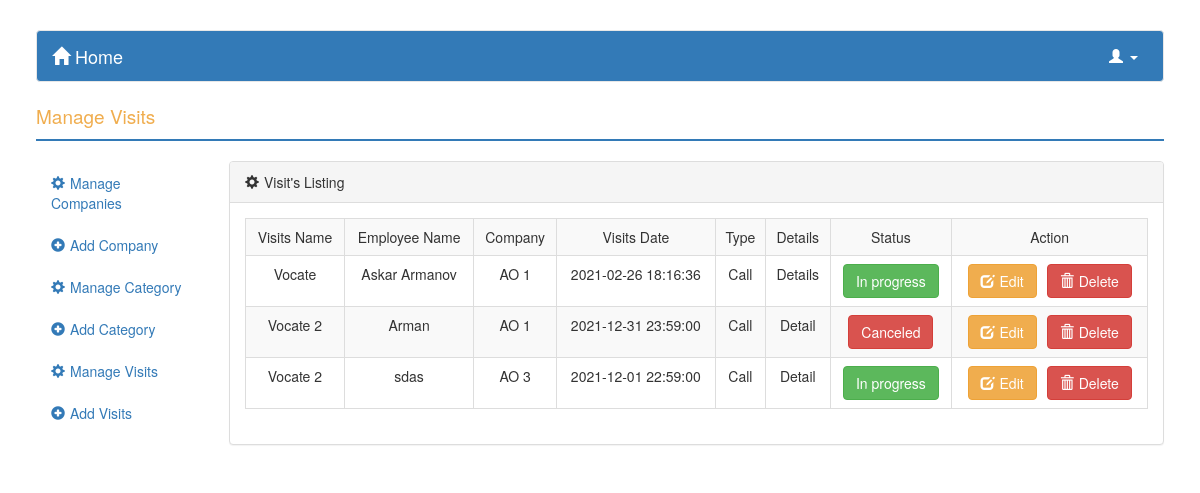
Page /admin/pages/visits.php (signed in) on the committed database.
### tables this page shows
CREATE TABLE IF NOT EXISTS `visits` (
  `visit_id` int(11) NOT NULL AUTO_INCREMENT,
  `visits_name` varchar(200) NOT NULL,
  `status` int(11) NOT NULL,
  `type` int(11) NOT NULL,
  `employee_name` varchar(200) NOT NULL,
  `details` varchar(200) NOT NULL,
  `visits_date` datetime NOT NULL,
  `company_id` int(11) NOT NULL,
  PRIMARY KEY (`visit_id`)
);

CREATE TABLE IF NOT EXISTS `companies` (
  `company_id` int(11) NOT NULL AUTO_INCREMENT,
  `company_name` varchar(200) NOT NULL,
  `addres` varchar(200) NOT NULL,
  `phone_number` varchar(20) NOT NULL,
  `email` varchar(50) NOT NULL,
  `category_id` int(11) NOT NULL,
  PRIMARY KEY (`company_id`)
);

### www/admin/contents/visits_content.php (the view, shortened to what this page needs)
<div class="panel panel-default">
  <div class="panel-heading"><span class="glyphicon glyphicon-cog" style="padding-right: 5px;"></span>Visit's Listing</div>
  <div class="panel-body">
  <table class='table table-striped table table-bordered'>
      <tr>
            <td align="center">Visits Name</td>
            <td align="center">Employee Name</td>
            <td align="center">Company</td>
            <td align="center">Visits Date</td>
            <td align="center">Type</td>
            <td align="center">Details</td>
            <td align="center">Status</td>
            <td align="center">Action</td>
      </tr>
        <?php
            $visits=mysql_query("SELECT * FROM visits JOIN  companies ON companies.company_id = visits.company_id");
            while($res_visits=mysql_fetch_array($visits)) {
            echo "<tr><td align='center'>".iconv('Windows-1251', 'UTF-8', $res_visits['visits_name'])."</td>";
            echo "<td align='center'>".iconv('Windows-1251', 'UTF-8', $res_visits['employee_name'])."</td>";
            echo "<td align='center'>".iconv('Windows-1251', 'UTF-8', $res_visits['company_name'])."</td>";
            echo "<td align='center'>".iconv('Windows-1251', 'UTF-8', $res_visits['visits_date'])."</td>";
            if($res_visits['type']==0){
                ?>
               <td align='center'>Call</td>
               <?php
               }
               else {
                   ?>
               <td align='center'>Meet</td>
               <?php
               }
            echo "<td align='center'>".iconv('Windows-1251', 'UTF-8', $res_visits['details'])."</td>";
            if($res_visits['status']==0){
                 ?>
                <td align='center'><button type="button" class="btn btn-success">In progress</button></td>
                <?php
                }
            elseif ($res_visits['status']==1){
                    ?>
                <td align='center'><button type="button" class="btn btn-primary">Completed</button></td>
                <?php
                }
                else {
                    ?>
                <td align='center'><button type="button" class="btn btn-danger">Canceled</button></td>
                <?php
                }
                echo "<td align='center'><a style='padding-right:10px;' href='visits.php?event=editvisits&id=".$res_visits['visit_id']."'><button type='button' class='btn btn-warning'><span class='glyphicon glyphicon-edit' style='padding-right:5px;'></span>Edit</button><a/>"
                        . "<a href='event.php?event=deletevisits&id=".$res_visits['visit_id']."' onclick='return confirmDelete();'><button type='button' class='btn btn-danger'><span class='glyphicon glyphicon-trash' style='padding-right:5px;'></span>Delete</button></a></td></tr>";
                }
                ?>
        </table>
    </div>
</div>

### www/admin/pages/visits.php (shortened to what this page needs)
<?php
if(!isset($_SESSION['admin']))
{
 header("Location: ../../index.php");
}
else
{
?>
<html>
<head>
<link rel="stylesheet" href="../../css/bootstrap.css" type="text/css" />
<link rel="stylesheet" href="../../css/style.css" type="text/css" />
</head>
<body>
    <div class="container-fluid" style="padding-left: 3%;padding-right: 3%;">
  <div class="row" id="header">
    <?php include 'header.php'; ?>
  </div>
  <div class="row" id="content">
      <div class="col-xs-12">
          <?php
    switch ($_GET['event'])
    {
        default : echo "<p class='head_title'>Manage Visits</p>";
    }
     ?>
          <hr>
      </div>
      <div class="col-xs-2">
     <?php include '../menu/modul_menu.php'; ?>
</div>
<div class="col-xs-10">
    <?php
    switch ($_GET['event'])
    {
        default : include '../contents/visits_content.php';
    }
     ?>
</div>
  </div>
</div>
</body>
</html>
<?php
}
?>

### www/admin/pages/header.php (shortened to what this page needs)
<div class="container" style="padding-top: 30px;">
<nav class="navbar navbar-default">
    <div class="container-fluid">
    <div class="navbar-header">
        <a class="navbar-brand " href="visits.php"><span class="glyphicon glyphicon-home" style="padding-right: 5px;"></span>Home</a>
    </div>
      <ul class="nav navbar-nav navbar-right" style="padding-right: 10px;">
        <li class="dropdown">
          <a href="#" class="dropdown-toggle" data-toggle="dropdown" role="button" aria-haspopup="true" aria-expanded="false"><span class="glyphicon glyphicon-user" style="padding-right: 5px;"></span><?php echo $userRow['login']; ?><span class="caret"></span></a>
        </li>
      </ul>
  </div>
</nav>
    </div>

### www/admin/menu/modul_menu.php (shortened to what this page needs)
<ul class="nav nav-pills nav-stacked menu_pages" aria-labelledby="dropdownMenu4" style="display: block;position: static;">
  <li><a href="../pages/company.php"><span class="glyphicon glyphicon-cog" style="padding-right: 5px;"></span>Manage Companies</a></li>
  <li><a href="../pages/company.php?event=add"><span class="glyphicon glyphicon-plus-sign" style="padding-right: 5px;"></span>Add Company</a></li>
  <li><a href="../pages/modul.php"><span class="glyphicon glyphicon-cog" style="padding-right: 5px;"></span>Manage Category</a></li>
  <li><a href="../pages/modul.php?event=add"><span class="glyphicon glyphicon-plus-sign" style="padding-right: 5px;"></span>Add Category</a></li>
  <li><a href="../pages/visits.php"><span class="glyphicon glyphicon-cog" style="padding-right: 5px;"></span>Manage Visits</a></li>
  <li><a href="../pages/visits.php?event=addvisits"><span class="glyphicon glyphicon-plus-sign" style="padding-right: 5px;"></span>Add Visits</a></li>
</ul>

### www/css/style.css (style rules this page uses)
hr { border: none; background-color: #337ab7; color: #337ab7; height: 2px; margin-top: 0px; }
.navbar-default { background-color:#337ab7; }
.navbar-default .navbar-brand { color:#fff; }
.navbar-default .navbar-nav > li > a { color:#fff; }
.head_title { color:#f0ad4e; font-size: 19px; }
.table { font-size: 14px; }
.navbar-nav > li > a { padding-top:17px; }

### rows in the picture
visits: visits_name "Vocate", employee_name "Askar Armanov", company.company_name "AO 1", visits_date "2021-02-26 18:16:36", type "Call", details "Details", status "In progress"
visits: visits_name "Vocate 2", employee_name "Arman", company.company_name "AO 1", visits_date "2021-12-31 23:59:00", type "Call", details "Detail", status "Canceled"
visits: visits_name "Vocate 2", employee_name "sdas", company.company_name "AO 3", visits_date "2021-12-01 22:59:00", type "Call", details "Detail", status "In progress"
